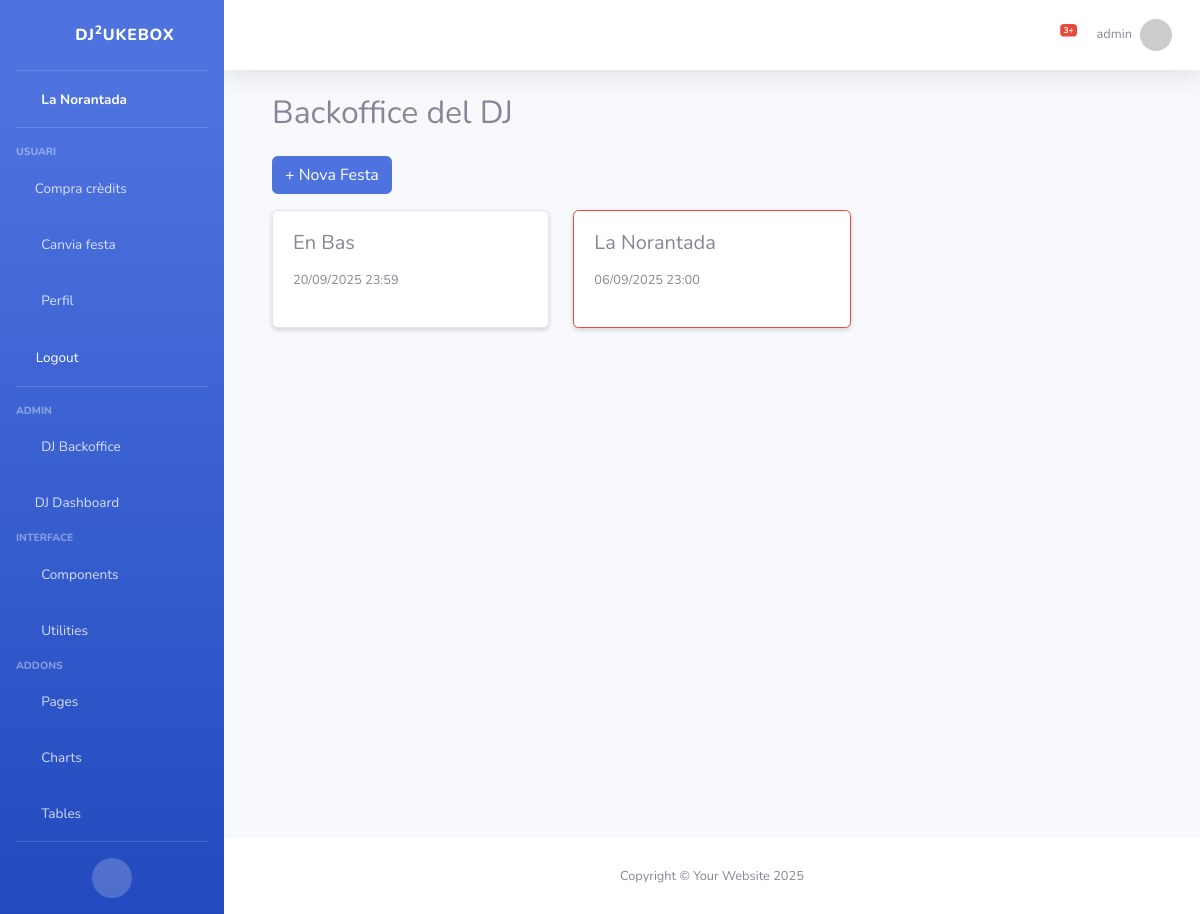
Page /dj/ (signed in) on the committed database.
### jukebox/models.py (models this page shows, shortened)
class Party(models.Model):
    name = models.CharField(max_length=200)
    playlist = models.ForeignKey(Playlist, on_delete=models.SET_NULL, null=True, blank=True)
    date = models.DateTimeField()
    code = models.CharField(max_length=12, unique=True, editable=False, default='')
    max_votes_per_user = models.PositiveIntegerField(default=5)  # NOVETAT

class User(AbstractUser):
    credits = models.PositiveIntegerField(default=0)

### jukebox/views.py (the view)
# urls.py: path('dj/', views.dj_backoffice, name='dj_backoffice'),
@user_passes_test(lambda u: u.is_superuser)
def dj_backoffice(request):
    songs = Song.objects.all().order_by('-votes')
    parties = Party.objects.order_by('-date')  # Mostra les més recents primer
    party_form = PartyForm()
    if request.method == 'POST':
        party_form = PartyForm(request.POST)
        if party_form.is_valid():
            party_form.save()
            return redirect('dj_backoffice')  # refresca la pàgina
    return render(request, 'jukebox/dj_backoffice.html', {
        'songs': songs,
        'parties': parties,
        'party_form': party_form,
    })

### jukebox/context_processors.py (called while the page is built)
def selected_party(request):
    party_id = request.session.get('selected_party_id')
    party = None
    if party_id:
        try:
            party = Party.objects.get(id=party_id)
        except Party.DoesNotExist:
            party = None
    return {'selected_party': party}

### jukebox/templates/jukebox/dj_backoffice.html (shortened to what this page needs)
{% extends "jukebox/admin_base.html" %}
{% block content %}
<div class="container mt-4">
    <h2 class="mb-4">Backoffice del DJ</h2>
    <button type="button" class="btn btn-primary mb-3" data-toggle="modal" data-target="#createPartyModal">
        + Nova Festa
    </button>
    <div class="row mb-4">
        {% for party in parties %}
            <div class="col-md-4 mb-3">
                <div class="card shadow-sm h-100 {% if selected_party and party.id == selected_party.id %}border-danger border-2{% endif %}">
                    <div class="card-body d-flex flex-column justify-content-between">
                        <h5 class="card-title">{{ party.name }}</h5>
                        <p class="card-text">
                            <small class="text-muted">
                                {{ party.date|date:"d/m/Y H:i" }}
                            </small>
                        </p>
                    </div>
                </div>
            </div>
        {% empty %}
            <div class="col-12">
                <div class="alert alert-warning">No hi ha cap festa creada!</div>
            </div>
        {% endfor %}
    </div>
</div>
{% endblock %}

### jukebox/templates/jukebox/admin_base.html (shortened to what this page needs)
{% load static %}
<!DOCTYPE html>
<html lang="en">
<head>
    <link href="{% static 'jukebox/vendor/fontawesome-free/css/all.min.css' %}" rel="stylesheet" type="text/css">
    <link href="{% static 'jukebox/css/sb-admin-2.min.css' %}" rel="stylesheet">
</head>
<body id="page-top">
    <div id="wrapper">
        <ul class="navbar-nav bg-gradient-primary sidebar sidebar-dark accordion" id="accordionSidebar">
            <a class="sidebar-brand d-flex align-items-center justify-content-center" href="{% url 'main' %}">
                <div class="sidebar-brand-icon rotate-n-15">
                    <i class="fas fa-laugh-wink"></i>
                </div>
                <div class="sidebar-brand-text mx-3">DJ<sup>2</sup>ukebox</div>
            </a>
            <hr class="sidebar-divider my-0">
            <li class="nav-item active">
                <a class="nav-link" href="/songs/">
                    <i class="fas fa-fw fa-tachometer-alt"></i>
                    <span>
                      {% if selected_party %}
                        {{ selected_party.name }}
                      {% else %}
                        Cap festa seleccionada
                      {% endif %}
                    </span>
                </a>
            </li>
            <hr class="sidebar-divider">
            <div class="sidebar-heading">Usuari</div>
            <li class="nav-item">
                <a class="nav-link" href="{% url 'buy_votes' %}">
                    <i class="fas fa-coins"></i>
                    <span>Compra crèdits</span>
                </a>
            </li>
            <li class="nav-item">
                <a class="nav-link" href="{% url 'select_party' %}">
                    <i class="fas fa-fw fa-random"></i>
                    <span>Canvia festa</span>
                </a>
            </li>
            <li class="nav-item">
                <a class="nav-link" href="{% url 'profile' %}">
                    <i class="fas fa-fw fa-user"></i>
                    <span>Perfil</span>
                </a>
            </li>
            <li class="nav-item">
                <form method="post" action="{% url 'account_logout' %}" style="display:inline;">
                    <button type="submit" class="nav-link btn btn-link" style="color:#fff; text-align:left;">
                        <i class="fas fa-sign-out-alt"></i>
                        <span>Logout</span>
                    </button>
                </form>
            </li>
            <hr class="sidebar-divider">
            {% if user.is_superuser %}
            <div class="sidebar-heading">Admin</div>
            <li class="nav-item">
                <a class="nav-link" href="{% url 'dj_backoffice' %}">
                    <i class="fas fa-fw fa-user-cog"></i>
                    <span>DJ Backoffice</span>
                </a>
            </li>
            <li class="nav-item">
                <a class="nav-link" href="{% url 'dj_dashboard' %}">
                    <i class="fas fa-tachometer-alt"></i>
                    <span>DJ Dashboard</span>
                </a>
            </li>
            {% endif %}
            <div class="sidebar-heading">Interface</div>
            <li class="nav-item">
                <a class="nav-link collapsed" href="#" data-toggle="collapse" data-target="#collapseTwo"
                    aria-expanded="true" aria-controls="collapseTwo">
                    <i class="fas fa-fw fa-cog"></i>
                    <span>Components</span>
                </a>
            </li>
            <li class="nav-item">
                <a class="nav-link collapsed" href="#" data-toggle="collapse" data-target="#collapseUtilities"
                    aria-expanded="true" aria-controls="collapseUtilities">
                    <i class="fas fa-fw fa-wrench"></i>
                    <span>Utilities</span>
                </a>
            </li>
            <div class="sidebar-heading">Addons</div>
            <li class="nav-item">
                <a class="nav-link collapsed" href="#" data-toggle="collapse" data-target="#collapsePages"
                    aria-expanded="true" aria-controls="collapsePages">
                    <i class="fas fa-fw fa-folder"></i>
                    <span>Pages</span>
                </a>
            </li>
            <li class="nav-item">
                <a class="nav-link" href="{% url 'charts' %}">
                    <i class="fas fa-fw fa-chart-area"></i>
                    <span>Charts</span></a>
            </li>
            <li class="nav-item">
                <a class="nav-link" href="{% url 'tables' %}">
                    <i class="fas fa-fw fa-table"></i>
                    <span>Tables</span></a>
            </li>
            <hr class="sidebar-divider d-none d-md-block">
            <div class="text-center d-none d-md-inline">
                <button class="rounded-circle border-0" id="sidebarToggle"></button>
            </div>
        </ul>
        <div id="content-wrapper" class="d-flex flex-column">
            <div id="content">
                <nav class="navbar navbar-expand navbar-light bg-white topbar mb-4 static-top shadow">
                    <ul class="navbar-nav ml-auto">
                        <li class="nav-item dropdown no-arrow mx-1">
                            <a class="nav-link dropdown-toggle" href="#" id="alertsDropdown" role="button" data-toggle="dropdown" aria-haspopup="true" aria-expanded="false">
                                <i class="fas fa-bell fa-fw"></i>
                                <span class="badge badge-danger badge-counter">3+</span>
                            </a>
                        </li>
                        {% if user.is_authenticated %}
                        <li class="nav-item dropdown no-arrow">
                            <a class="nav-link dropdown-toggle" href="#" id="userDropdown" role="button"
                               data-toggle="dropdown" aria-haspopup="true" aria-expanded="false">
                                <span class="mr-2 d-none d-lg-inline text-gray-600 small">{{ user.username }}</span>
                                <img class="img-profile rounded-circle"
                                     src="https://randomuser.me/api/portraits/women/44.jpg">
                            </a>
                        </li>
                        {% endif %}
                    </ul>
                </nav>
                <div class="container-fluid">
                    {% block content %}{% endblock %}
                </div>
            </div>
            <footer class="sticky-footer bg-white">
                <div class="container my-auto">
                    <div class="copyright text-center my-auto">
                        <span>Copyright &copy; Your Website 2025</span>
                    </div>
                </div>
            </footer>
        </div>
    </div>
</body>
</html>

### rows in the picture
Party: name "La Norantada", date "06/09/2025 23:00"
User: username "admin"
Party: name "En Bas", date "20/09/2025 23:59"
